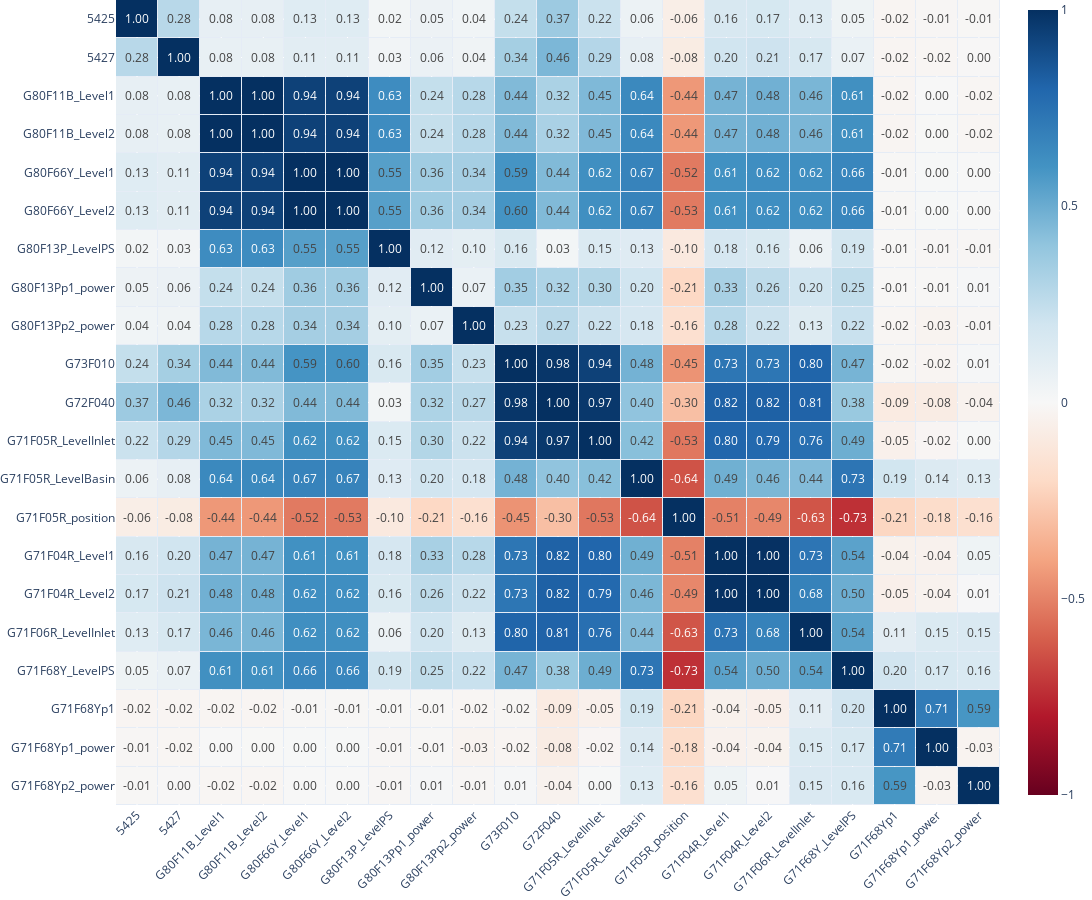

Notebook cell for this chart:
### Code cell
# Create the heatmap trace
heatmap = go.Heatmap(
    z=corr.values,
    x=corr.columns.tolist(),
    y=corr.index.tolist(),
    # color from blue to red
    colorscale='RdBu',
    #colorscale='RdYlGn', 
    # add text in each cell
    text=corr.values,
    texttemplate='%{text:.2f}',
    hovertemplate='Correlation: %{text:.2f}<extra></extra><br>%{y}<br>%{x}',
    showscale=True,
    reversescale=False,
    zmin=-1,
    zmax=1,
    xgap=1,
    ygap=1,
)


# Create the layout
layout = go.Layout(
    #title='Correlation Heatmap',
    xaxis=dict(tickangle=-45),  # Rotate x-axis labels
    yaxis=dict(autorange='reversed'), # Invert the y-axis
    height=900,
    width=1100,
)

# Create the figure
fig = go.Figure(data=[heatmap], layout=layout)
# Save the plot as png
fig.write_image(save_folder / 'correlation_matrix_filtered.png', scale=2)
# tight layout
fig.update_layout(margin=dict(l=0, r=0, t=0, b=0))
# Show the plot
fig.show()

### Figure 1 — Plotly figure (JSON) as saved in the notebook; plotly's stock layout.template omitted (floating-point values rounded to 4 significant figures; data arrays with more than 128 entries replaced by an {"elided": "..."} marker saying what was removed)
{"data": [{"colorscale": [[0, "rgb(103,0,31)"], [0.1, "rgb(178,24,43)"], [0.2, "rgb(214,96,77)"], [0.3, "rgb(244,165,130)"], [0.4, "rgb(253,219,199)"], [0.5, "rgb(247,247,247)"], [0.6, "rgb(209,229,240)"], [0.7, "rgb(146,197,222)"], [0.8, "rgb(67,147,195)"], [0.9, "rgb(33,102,172)"], [1, "rgb(5,48,97)"]], "hovertemplate": "Correlation: %{text:.2f}<extra></extra><br>%{y}<br>%{x}", "reversescale": false, "showscale": true, "text": {"elided": "21x21 float values"}, "texttemplate": "%{text:.2f}", "type": "heatmap", "x": ["5425", "5427", "G80F11B_Level1", "G80F11B_Level2", "G80F66Y_Level1", "G80F66Y_Level2", "G80F13P_LevelPS", "G80F13Pp1_power", "G80F13Pp2_power", "G73F010", "G72F040", "G71F05R_LevelInlet", "G71F05R_LevelBasin", "G71F05R_position", "G71F04R_Level1", "G71F04R_Level2", "G71F06R_LevelInlet", "G71F68Y_LevelPS", "G71F68Yp1", "G71F68Yp1_power", "G71F68Yp2_power"], "xgap": 1, "y": ["5425", "5427", "G80F11B_Level1", "G80F11B_Level2", "G80F66Y_Level1", "G80F66Y_Level2", "G80F13P_LevelPS", "G80F13Pp1_power", "G80F13Pp2_power", "G73F010", "G72F040", "G71F05R_LevelInlet", "G71F05R_LevelBasin", "G71F05R_position", "G71F04R_Level1", "G71F04R_Level2", "G71F06R_LevelInlet", "G71F68Y_LevelPS", "G71F68Yp1", "G71F68Yp1_power", "G71F68Yp2_power"], "ygap": 1, "z": {"elided": "21x21 float values"}, "zmax": 1, "zmin": -1}], "layout": {"height": 900, "margin": {"b": 0, "l": 0, "r": 0, "t": 0}, "width": 1100, "xaxis": {"tickangle": -45}, "yaxis": {"autorange": "reversed"}}}
